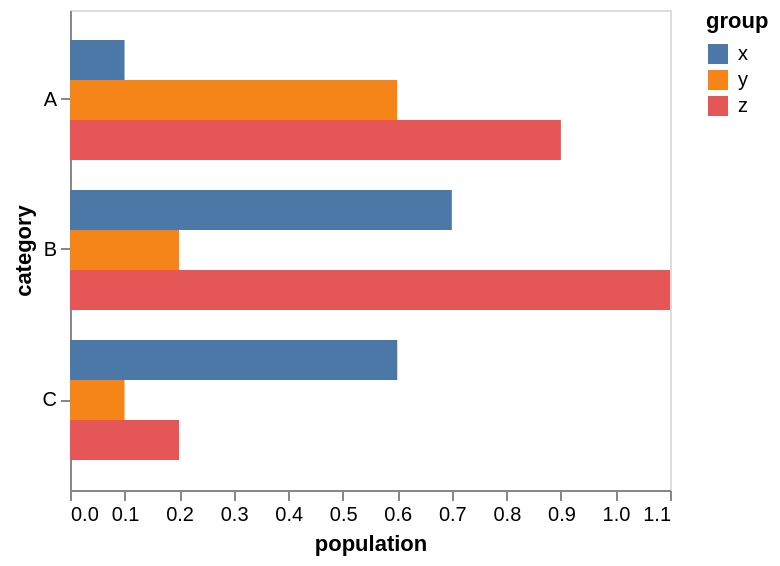

Express this chart as Vega-Lite.
### Vega specification from a JSON file in a GitHub repository (floating-point values rounded to 4 significant figures)
{"$schema": "https://vega.github.io/schema/vega/v5.json", "background": "white", "padding": 5, "width": 300, "style": "cell", "data": [{"name": "source_0", "values": [{"category": "A", "group": "x", "value": 0.1}, {"category": "A", "group": "y", "value": 0.6}, {"category": "A", "group": "z", "value": 0.9}, {"category": "B", "group": "x", "value": 0.7}, {"category": "B", "group": "y", "value": 0.2}, {"category": "B", "group": "z", "value": 1.1}, {"category": "C", "group": "x", "value": 0.6}, {"category": "C", "group": "y", "value": 0.1}, {"category": "C", "group": "z", "value": 0.2}]}, {"name": "data_0", "source": "source_0", "transform": [{"type": "stack", "groupby": ["category", "group"], "field": "value", "sort": {"field": [], "order": []}, "as": ["value_start", "value_end"], "offset": "zero"}, {"type": "filter", "expr": "isValid(datum[\"value\"]) && isFinite(+datum[\"value\"])"}]}], "signals": [{"name": "y_step", "update": "20 * bandspace(domain('yOffset').length, 0, 0) / (1-0.2)"}, {"name": "height", "update": "bandspace(domain('y').length, 0.2, 0.2) * y_step"}], "marks": [{"name": "marks", "type": "rect", "style": ["bar"], "from": {"data": "data_0"}, "encode": {"update": {"fill": {"scale": "color", "field": "group"}, "ariaRoleDescription": {"value": "bar"}, "description": {"signal": "\"value: \" + (format(datum[\"value\"], \"\")) + \"; category: \" + (isValid(datum[\"category\"]) ? datum[\"category\"] : \"\"+datum[\"category\"]) + \"; group: \" + (isValid(datum[\"group\"]) ? datum[\"group\"] : \"\"+datum[\"group\"])"}, "x": {"scale": "x", "field": "value_end"}, "x2": {"scale": "x", "field": "value_start"}, "y": {"scale": "y", "field": "category", "offset": {"scale": "yOffset", "field": "group"}}, "height": {"signal": "max(0.25, bandwidth('yOffset'))"}}}}], "scales": [{"name": "x", "type": "linear", "domain": {"data": "data_0", "fields": ["value_start", "value_end"]}, "range": [0, {"signal": "width"}], "nice": true, "zero": true}, {"name": "y", "type": "band", "domain": {"data": "data_0", "field": "category", "sort": true}, "range": {"step": {"signal": "y_step"}}, "paddingInner": 0.2, "paddingOuter": 0.2}, {"name": "yOffset", "type": "band", "domain": {"data": "data_0", "field": "group", "sort": true}, "range": {"step": 20}}, {"name": "color", "type": "ordinal", "domain": {"data": "data_0", "field": "group", "sort": true}, "range": "category"}], "axes": [{"scale": "x", "orient": "bottom", "grid": false, "title": "population", "labelFlush": true, "labelOverlap": true, "tickCount": {"signal": "ceil(width/40)"}, "zindex": 0}, {"scale": "y", "orient": "left", "grid": false, "title": "category", "zindex": 0}], "legends": [{"fill": "color", "symbolType": "square", "title": "group"}]}
